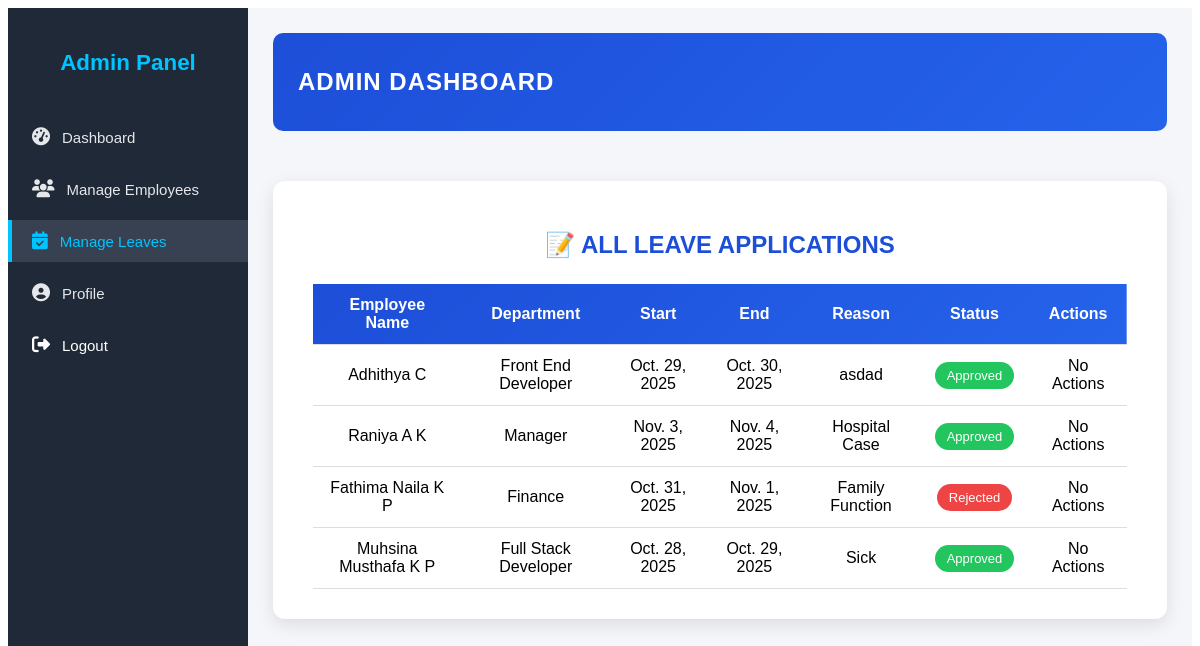
Before: /admin_leave_list/ (signed in) with the older database file.
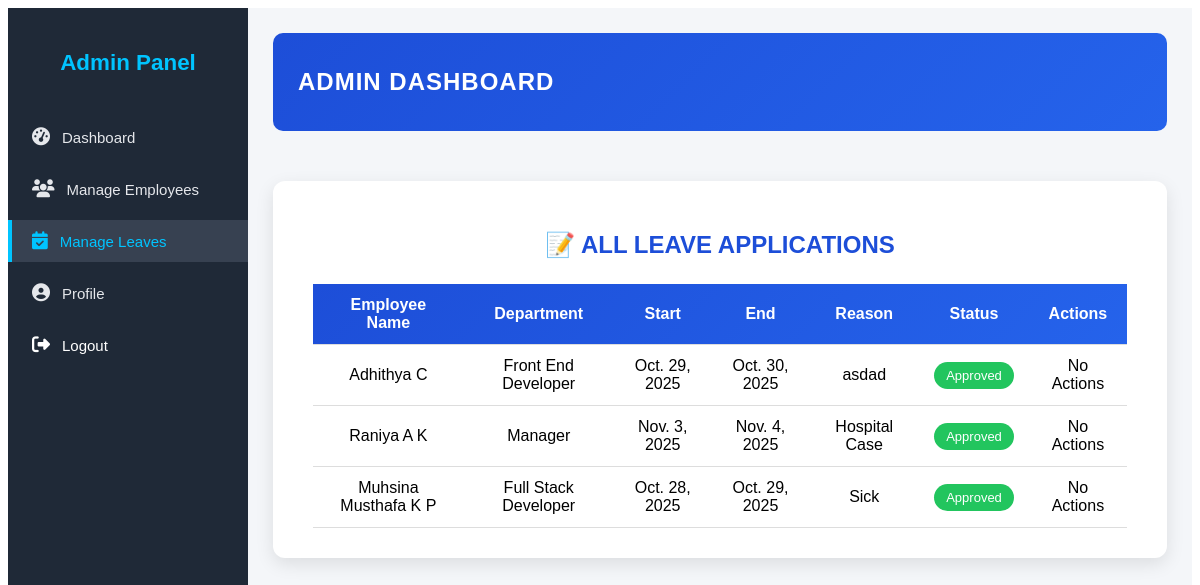
After: the same page with the newer database file.
### elms/models.py (models this page shows, shortened)
class Leave(models.Model):
    STATUS_CHOICES = [
        ('Pending', 'Pending'),
        ('Approved', 'Approved'),
        ('Rejected', 'Rejected'),
    ]
    employee = models.ForeignKey(Profile, on_delete=models.CASCADE)
    start_date = models.DateField()
    end_date = models.DateField()
    reason = models.TextField()
    status = models.CharField(max_length=10, choices=STATUS_CHOICES, default='Pending')

class Profile(models.Model):
    full_name = models.CharField(max_length=100)
    emp_id = models.CharField(max_length=20, unique=True)
    department = models.CharField(max_length=50)
    user = models.OneToOneField(User, on_delete=models.CASCADE)

### elms/views.py (the view, shortened to what this page needs)
# urls.py: path('admin_leave_list/', views.admin_leave_list, name='admin_leave_list'),
@login_required
@user_passes_test(is_admin)
def admin_leave_list(request):
    leaves = Leave.objects.select_related('employee', 'employee__user').all().order_by('-id')
    return render(request, 'admin/admin_leave_list.html', {'leaves': leaves})

### elms/views.py (called while the page is built)
def is_admin(user):
    return user.is_staff

### elms/templates/admin/admin_leave_list.html (shortened to what this page needs)
{% extends 'admin_base.html' %}
{% load static %}
{% block content %}
<div class="leave-list-container">
  <div class="leave-header">
    <h2>📝 All Leave Applications</h2>
  </div>
  <div class="leave-table-wrapper">
    <table class="leave-table">
      <thead>
        <tr>
          <th>Employee Name</th>
          <th>Department</th>
          <th>Start</th>
          <th>End</th>
          <th>Reason</th>
          <th>Status</th>
          <th>Actions</th>
        </tr>
      </thead>
      <tbody>
        {% for leave in leaves %}
        <tr>
          <td>{{ leave.employee.full_name }}</td>
          <td>{{ leave.employee.department }}</td>
          <td>{{ leave.start_date }}</td>
          <td>{{ leave.end_date }}</td>
          <td>{{ leave.reason }}</td>
          <td>
            {% if leave.status == 'Approved' %}
              <span class="status-badge approved">Approved</span>
            {% elif leave.status == 'Rejected' %}
              <span class="status-badge rejected">Rejected</span>
            {% else %}
              <span class="status-badge pending">Pending</span>
            {% endif %}
          </td>
          <td>
            {% if leave.status == 'Pending' %}
            <form method="post" class="action-form">
              {% csrf_token %}
              <input type="hidden" name="leave_id" value="{{ leave.id }}">
              <button name="action" value="approve" class="btn-approve">Approve</button>
              <button name="action" value="reject" class="btn-reject">Reject</button>
            </form>
            {% else %}
            <span class="text-muted">No Actions</span>
            {% endif %}
          </td>
        </tr>
        {% empty %}
        <tr>
          <td colspan="7" class="no-data">No leave applications found.</td>
        </tr>
        {% endfor %}
      </tbody>
    </table>
  </div>
{% endblock %}

Changed rows visible on the page:
removed Leave: employee.full_name "Fathima Naila K P", employee.department "Finance", start_date "Oct. 31, 2025", end_date "Nov. 1, 2025", reason "Family Function", status "Rejected"
